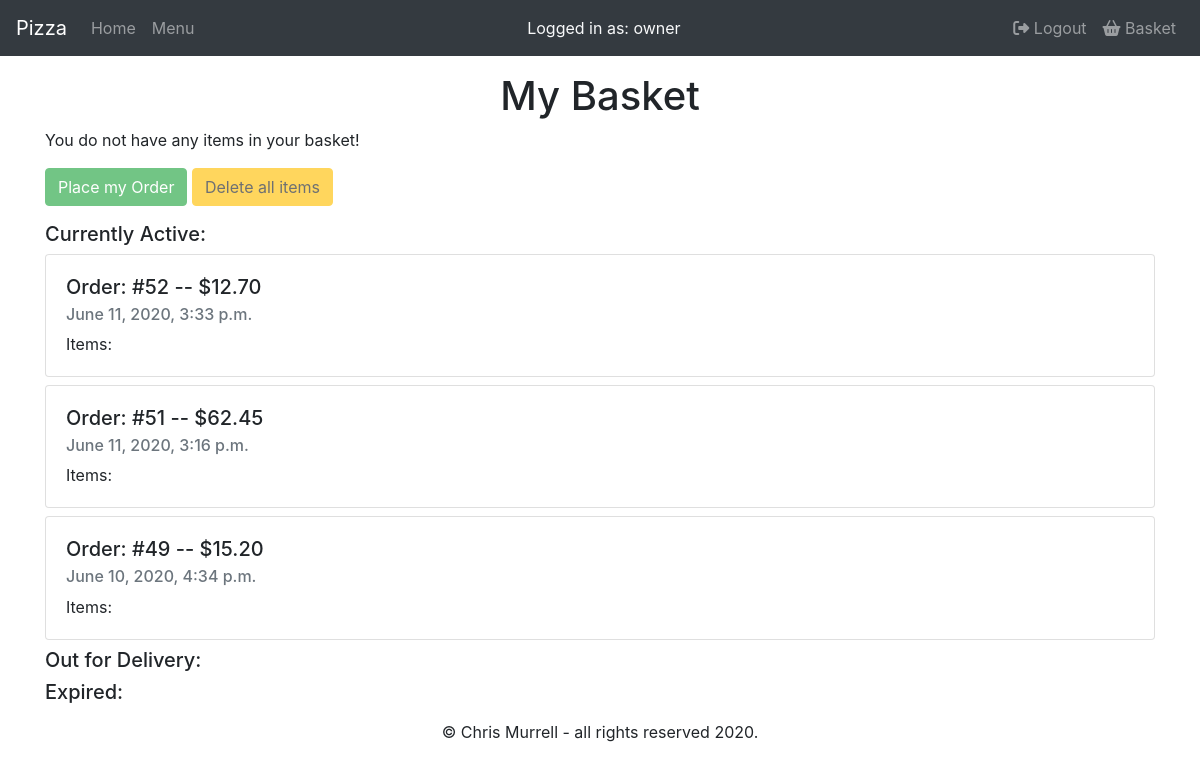
/basket (signed in), run on an earlier commit of the app's database.
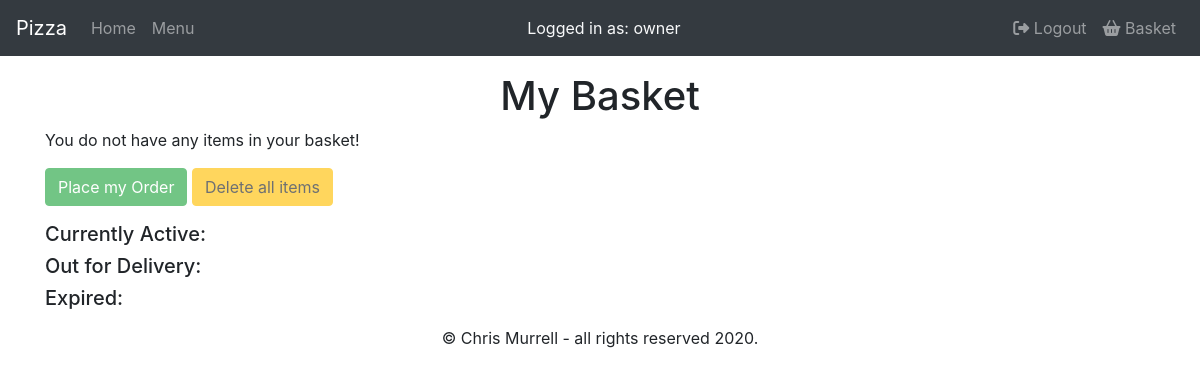
And on a later commit of the database.
### orders/models.py (models this page shows, shortened)
class Orders(models.Model):
    order_id = models.AutoField(primary_key=True)
    user_id = models.ForeignKey(
        User, on_delete=models.CASCADE, related_name='orders')
    pizItems = models.ManyToManyField('PizOrder', blank=True, related_name='pizItems')
    subItems = models.ManyToManyField('SubOrder', blank=True, related_name='subItems')
    pastaItems = models.ManyToManyField('PastaOrder', blank=True, related_name='pastaItems')
    saladItems = models.ManyToManyField('SaladOrder', blank=True, related_name='saladItems')
    platItems = models.ManyToManyField('PlatterOrder', blank=True, related_name='platItems')
    time_placed = models.DateTimeField(auto_now_add=True)
    cost = models.DecimalField(max_digits=6, decimal_places=2, default=00.00)
    active = models.CharField(max_length=1, default='Y')
    class Meta:
        verbose_name = 'order'
        verbose_name_plural = 'orders'

### orders/views.py (the view)
# urls.py: path("basket", views.basket, name="basket"),
def basket(request):
    user = request.user
    pizzas = PizOrder.objects.all()
    active = Orders.objects.filter(
        user_id=user, active='Y').order_by('-time_placed')
    delivery = Orders.objects.filter(
        user_id=user, active='D').order_by('-time_placed')
    expired = Orders.objects.filter(
        user_id=user, active='N').order_by('-time_placed')
    context = {
        "user": user,
        "active": active,
        "delivery": delivery,
        "expired": expired,
        "test": pizzas
    }
    return render(request, 'orders/basket.html', context)

### orders/Templates/orders/basket.html (shortened to what this page needs)
{% extends "orders/base.html" %}
{% load static %}
{% block main %}
<h1>My Basket</h1>
<form action="place" method="post">
    <div class="form-group" id="basketList">
    </div>
    <div class="form-group">
        <button type="submit" class="btn btn-success" id="placeOrder">
            Place my Order
        </button>
        <button type="button" class="btn btn-warning" id="deleteOrder">
            Delete all items
        </button>
    </div>
</form>
<h5>Currently Active:</h5>
{% for row in active %}
<div class="card mb-2">
    <div class="card-body">
        <h5 class="card-title">Order: #{{ row.order_id }} -- ${{ row.cost }}</h5>
        <h6 class="card-subtitle mb-2 text-muted">{{ row.time_placed }}</h6>
        <p class="card-text">Items:
        </p>
    </div>
</div>
{% endfor %}
<h5>Out for Delivery:</h5>
<h5>Expired:</h5>
{% endblock %}

### orders/Templates/orders/base.html (shortened to what this page needs)
{% load static %}
<!doctype html>
<html lang="en">
<head>
    <link rel="stylesheet" href="{% static 'orders/styles.css' %}">
    <link rel="stylesheet" href="https://stackpath.bootstrapcdn.com/bootstrap/4.4.1/css/bootstrap.min.css"
>
</head>
<body>
    <nav class="navbar navbar-expand-lg navbar-dark bg-dark">
        <a class="navbar-brand" href="{% url 'home' %}">Pizza</a>
        <div class="collapse navbar-collapse" id="navbar">
            {% if request.user.is_authenticated %}
            <div class="navbar-nav mr-auto">
                <a class="nav-item nav-link" href="{% url 'home' %}">Home</a>
                <a class="nav-item nav-link" href="{% url 'menu' %}">Menu</a>
            </div>
            <div class="navbar-nav text-center text-light">
                Logged in as: {{ user.username }}
            </div>
            <div class="navbar-nav ml-auto">
                <a class="nav-item nav-link" href="{% url 'logout' %}"><i class="fas fa-sign-out-alt"></i> Logout</a>
                <a class="nav-item nav-link" href="{% url 'basket' %}"><i class="fas fa-shopping-basket"></i> Basket</a>
            </div>
            {% else %}
            <div class="navbar-nav ml-auto">
                <a class="nav-item nav-link" href="{% url 'register' %}">Register</a>
                <a class="nav-item nav-link" href="{% url 'login' %}">Login</a>
            </div>
            {% endif %}
        </div>
    </nav>
    <div class="container mt-3 mb-3">
        {% block main %}{% endblock %}
    </div>
    <footer>
        <div class="muted text-center">
            <p>&copy; Chris Murrell - all rights reserved 2020.</p>
        </div>
    </footer>
</body>
</html>

### orders/static/orders/styles.css (style rules this page uses)
h1 { text-align: center; }

What changed in the data, as far as the page shows it:
removed Orders: order_id "52", cost "12.70", time_placed "June 11, 2020, 3:33 p.m."
removed Orders: order_id "51", cost "62.45", time_placed "June 11, 2020, 3:16 p.m."
removed Orders: order_id "49", cost "15.20", time_placed "June 10, 2020, 4:34 p.m."
